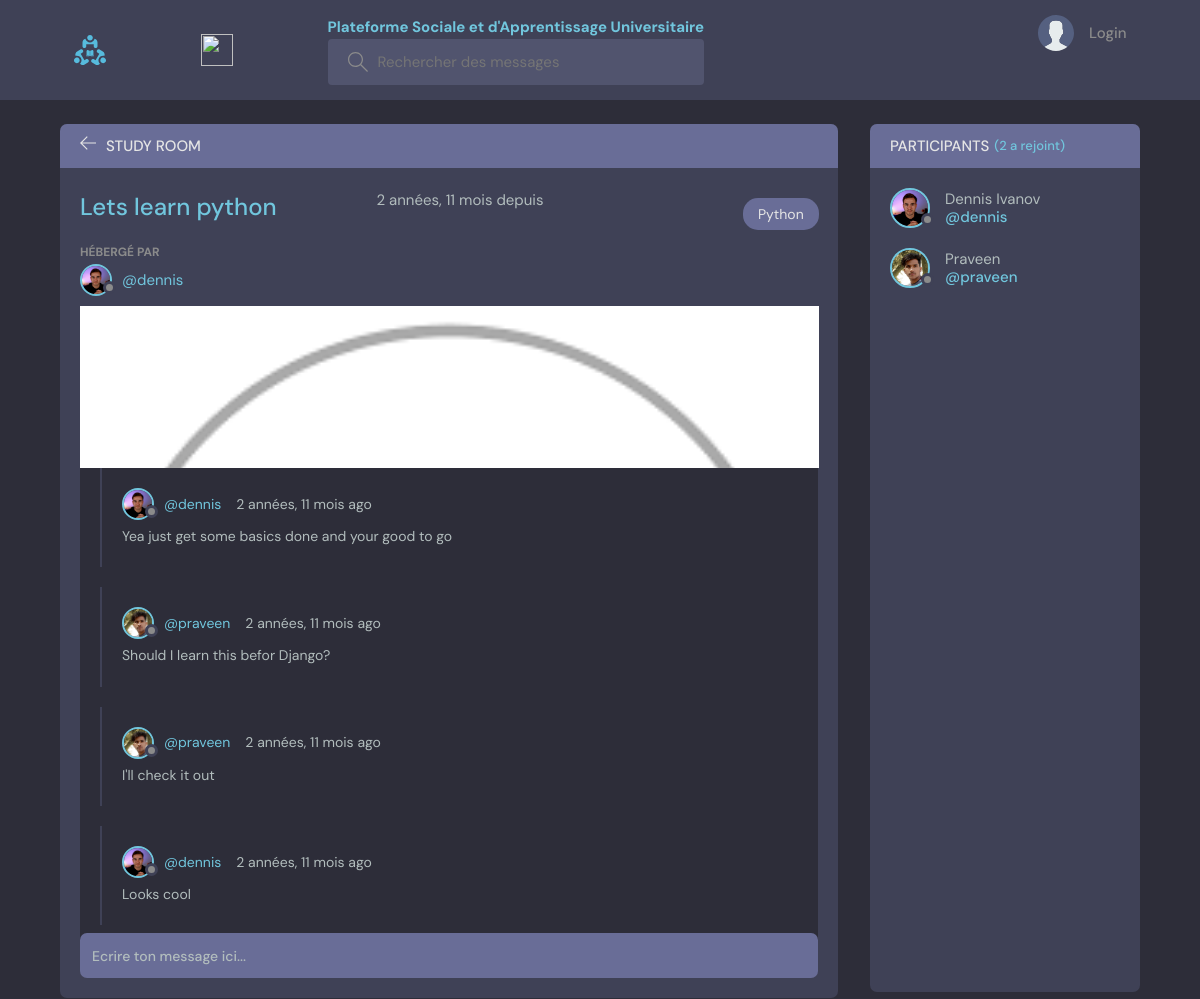
Page /room/15/ on the committed database.
### base/models.py (models this page shows, shortened)
class Room(models.Model):
    host = models.ForeignKey(User, on_delete=models.SET_NULL, null=True)
    topic = models.ForeignKey(Topic, on_delete=models.SET_NULL, null=True)
    name = models.CharField(max_length=200)
    description = models.TextField(null=True, blank=True)
    participants = models.ManyToManyField(User, related_name='participants', blank=True)
    image = models.ImageField(upload_to='room_images/', null=True, blank=True)
    updated = models.DateTimeField(auto_now=True)
    created = models.DateTimeField(auto_now_add=True)
    class Meta:
        ordering = ['-updated', '-created']

class Topic(models.Model):
    name = models.CharField(max_length=200)
    def __str__(self):
        return self.name

class User(AbstractUser):
    name = models.CharField(max_length=200, null=True)
    email = models.EmailField(unique=True, null=True)
    bio = models.TextField(null=True)
    avatar = models.ImageField(null=True, default="avatar.svg")
    USERNAME_FIELD = 'email'
    REQUIRED_FIELDS = []
    objects = CustomUserManager()  # Utilisation du gestionnaire personnalisé

class Message(models.Model):
    user = models.ForeignKey(User, on_delete=models.CASCADE)
    room = models.ForeignKey(Room, on_delete=models.CASCADE)
    body = models.TextField()
    updated = models.DateTimeField(auto_now=True)
    created = models.DateTimeField(auto_now_add=True)
    class Meta:
        ordering = ['-updated', '-created']

### base/views.py (the view, shortened to what this page needs)
# urls.py: path('room/<str:pk>/', views.room, name="room"),
def room(request, pk):
    room = Room.objects.get(id=pk)
    room_messages = room.message_set.all()
    participants = room.participants.all()
    context = {'room': room, 'room_messages': room_messages,
               'participants': participants}
    return render(request, 'base/room.html', context)

### base/templates/base/room.html (shortened to what this page needs)
{% extends 'main.html' %}
{% load static %}
{% block content %}
<main class="profile-page layout layout--2">
  <div class="container">
    <div class="room">
      <div class="room__top">
        <div class="room__topLeft">
          <a href="{% url 'home' %}">
            <svg version="1.1" xmlns="http://www.w3.org/2000/svg" width="32" height="32" viewBox="0 0 32 32">
              <title>arrow-left</title>
              <path
                d="M13.723 2.286l-13.723 13.714 13.719 13.714 1.616-1.611-10.96-10.96h27.625v-2.286h-27.625l10.965-10.965-1.616-1.607z">
              </path>
            </svg>
          </a>
          <h3>Study Room</h3>
        </div>
      </div>
      <div class="room__box scroll">
        <div class="room__header scroll">
          <div class="room__info">
            <h3>{{room.name}}</h3>
            <span>{{room.created|timesince}} depuis</span> <br> <span class="room__topics">{{room.topic}}</span>
          </div>
          <div class="room__hosted">
            <p>Hébergé Par</p>
            <a href="{% url 'user-profile' room.host.id %}" class="room__author">
              <div class="avatar avatar--small">
                <img src="{{room.host.avatar.url}}" />
              </div>
              <span>@{{room.host.username}}</span>
            </a>
            {% if room.image %}
    <img src="{{ room.image.url }}" alt="" class="room__image" style="max-width:100%"/>
  {% else %}
    <img src="{% static 'images/default-room.png' %}" alt="" class="room__image" style="max-width:100%"/>
  {% endif %} <br>
          </div>
        </div>
        <div class="room__conversation">
          <div class="threads scroll">
            {% for message in room_messages %}
            <div class="thread">
              <div class="thread__top">
                <div class="thread__author">
                  <a href="{% url 'user-profile' message.user.id %}" class="thread__authorInfo">
                    <div class="avatar avatar--small">
                      <img src="{{message.user.avatar.url}}" />
                    </div>
                    <span>@{{message.user.username}}</span>
                  </a>
                  <span class="thread__date">{{message.created|timesince}} ago</span>
                </div>
              </div>
              <div class="thread__details">
                {{message.body}}
              </div>
            </div>
            {% endfor %}
          </div>
        </div>
      </div>
      <div class="room__message">
        <form action="" method="POST">
          <input name="body" placeholder="Ecrire ton message ici..." />
        </form>
      </div>
    </div>
    <div class="participants">
      <h3 class="participants__top">Participants <span>({{participants.count}} a rejoint)</span></h3>
      <div class="participants__list scroll">
        {% for user in participants %}
        <a href="{%  url 'user-profile' user.id %}" class="participant">
          <div class="avatar avatar--medium">
            <img src="{{user.avatar.url}}" />
          </div>
          <p>
            {{user.name}}
            <span>@{{user.username}}</span>
          </p>
        </a>
        {% endfor %}
      </div>
    </div>
  </div>
</main>
{% endblock content %}

### rows in the picture
Room: name "Lets learn python", created "2 années, 11 mois", topic "Python", host.avatar (picture), host.username "dennis"
Message: user.avatar (picture), user.username "dennis", created "2 années, 11 mois", body "Yea just get some basics done and your good to go"
Message: user.avatar (picture), user.username "praveen", created "2 années, 11 mois", body "Should I learn this befor Django?"
Message: user.avatar (picture), user.username "praveen", created "2 années, 11 mois", body "I'll check it out"
Message: user.avatar (picture), user.username "dennis", created "2 années, 11 mois", body "Looks cool"
User: avatar (picture), name "Dennis Ivanov", username "dennis"
User: avatar (picture), name "Praveen", username "praveen"

### other values in the picture
{{ participants.count }} "2"
